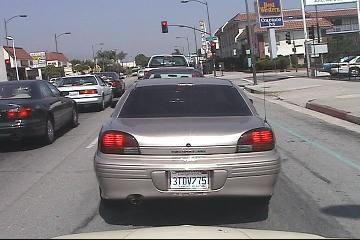
#> input picture 数据分析/day01/素材/ml_data/objects/training/car/image_0161.jpg, 360 x 240 px; its folder holds only this picture in this run
$ python obj.py
#> lines starting #> are read from the running program, lines starting #| are printed output that depends on the picture
# -*- coding: utf-8 -*-
from __future__ import unicode_literals
import cv2 as cv
import os
import warnings
import numpy as np
import hmmlearn.hmm as hl

warnings.filterwarnings('ignore', category=DeprecationWarning)
np.seterr(all='ignore')


def search_objects(directory):
#> called with directory = 'objects/training/'
    directory = os.path.normpath(directory)
    if not os.path.isdir(directory):
        raise IOError("The directory" + directory + 'does not exist')
    objects = {}
    for curdir, subdir, files in os.walk(directory):
        for jpeg in (file for file in files if file.endswith('.jpg')):
            path = os.path.join(curdir, jpeg)
            label = path.split(os.path.sep)[-2]
            if label not in objects:
                objects[label] = []
            objects[label].append(path)
    return objects
train_objects = search_objects('objects/training/')

train_x, train_y = [], []
for label, filenames in train_objects.items():
    descs = np.array([])
    for filename in filenames:
        image = cv.imread(filename)
#> image is the input picture: shape (240, 360, 3); mean B, G, R 126, 122, 124.8
        gray = cv.cvtColor(image, cv.COLOR_BGR2GRAY)
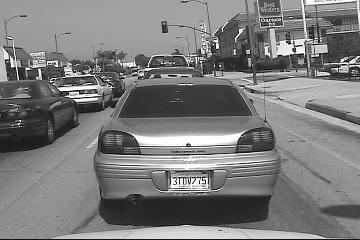
#> gray: shape (240, 360); min 0, max 255, mean 123.3
        # 设置裁剪
        h, w = gray.shape[:2]
#> h = 240; w = 360

        f = 200 / min(h, w)
#> f = 0.833
        gray = cv.resize(gray, None, fx=f, fy=f)
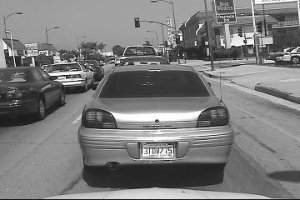
#> gray: shape (200, 300); min 12, max 255, mean 123.1
        star = cv.xfeatures2d.StarDetector_create()
        keypoints = star.detect(gray)
#> keypoints = 32 keypoints; strongest (x, y, size): (119, 116, 8), (193, 115, 8), (69, 76, 4), (74, 76, 4)
        sift = cv.xfeatures2d.SIFT_create()
        _, desc = sift.compute(gray, keypoints)
        if len(descs) == 0:
            descs = desc
        else:
            descs = np.append(descs, desc, axis=0)
    train_x.append(descs)
    train_y.append(label)
# hmm 模型训练
models = {}
for descs, label in zip(train_x, train_y):
#> (the run stopped early here; a loop or call above may not have finished)
